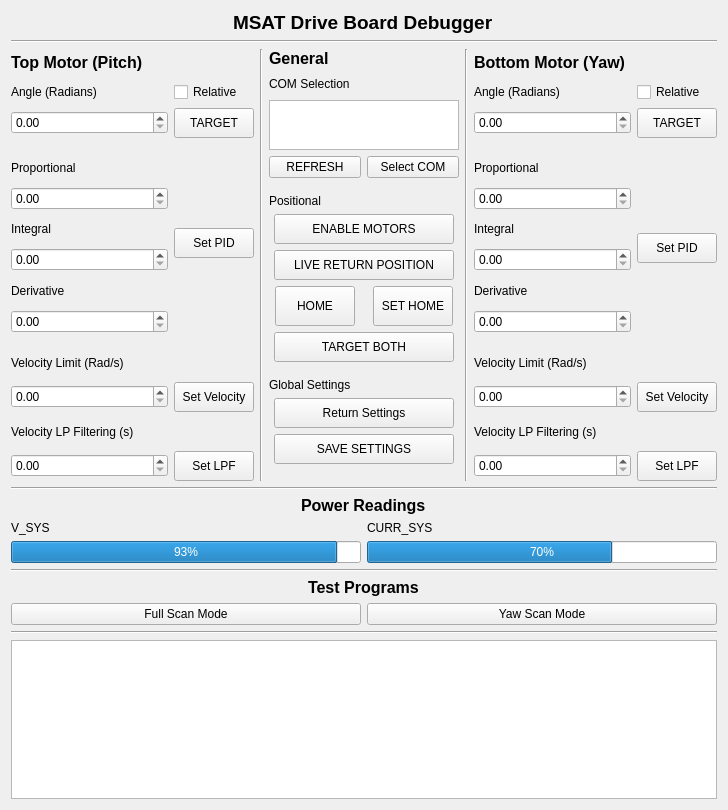
<?xml version="1.0" encoding="UTF-8"?>
<ui version="4.0">
 <class>MSAT</class>
 <widget class="QWidget" name="MSAT">
  <property name="geometry">
   <rect>
    <x>0</x>
    <y>0</y>
    <width>728</width>
    <height>810</height>
   </rect>
  </property>
  <property name="windowTitle">
   <string>Form</string>
  </property>
  <layout class="QGridLayout" name="gridLayout_2">
   <item row="13" column="0" colspan="2">
    <widget class="Line" name="line_3">
     <property name="orientation">
      <enum>Qt::Horizontal</enum>
     </property>
    </widget>
   </item>
   <item row="12" column="0" colspan="2">
    <layout class="QGridLayout" name="gridLayout_5">
     <item row="0" column="1">
      <widget class="QPushButton" name="testYawScan">
       <property name="text">
        <string>Yaw Scan Mode</string>
       </property>
      </widget>
     </item>
     <item row="0" column="0">
      <widget class="QPushButton" name="testScanMode">
       <property name="text">
        <string>Full Scan Mode</string>
       </property>
      </widget>
     </item>
    </layout>
   </item>
   <item row="11" column="0" colspan="2" alignment="Qt::AlignHCenter">
    <widget class="QLabel" name="label_20">
     <property name="font">
      <font>
       <pointsize>12</pointsize>
       <weight>75</weight>
       <bold>true</bold>
      </font>
     </property>
     <property name="text">
      <string>Test Programs</string>
     </property>
    </widget>
   </item>
   <item row="10" column="0" colspan="2">
    <widget class="Line" name="line_5">
     <property name="orientation">
      <enum>Qt::Horizontal</enum>
     </property>
    </widget>
   </item>
   <item row="5" column="0" colspan="2" alignment="Qt::AlignHCenter">
    <widget class="QLabel" name="label_21">
     <property name="font">
      <font>
       <pointsize>12</pointsize>
       <weight>75</weight>
       <bold>true</bold>
      </font>
     </property>
     <property name="text">
      <string>Power Readings</string>
     </property>
    </widget>
   </item>
   <item row="6" column="0">
    <widget class="QLabel" name="label_22">
     <property name="text">
      <string>V_SYS</string>
     </property>
    </widget>
   </item>
   <item row="14" column="0" colspan="2">
    <widget class="QTextBrowser" name="terminalOutput"/>
   </item>
   <item row="2" column="0" colspan="2">
    <widget class="Line" name="line_4">
     <property name="orientation">
      <enum>Qt::Horizontal</enum>
     </property>
    </widget>
   </item>
   <item row="3" column="0" colspan="2">
    <layout class="QGridLayout" name="gridLayout">
     <item row="0" column="0">
      <layout class="QGridLayout" name="gridLayout_3">
       <item row="11" column="0">
        <widget class="QLabel" name="label_14">
         <property name="text">
          <string>Velocity Limit (Rad/s)</string>
         </property>
        </widget>
       </item>
       <item row="5" column="0">
        <widget class="QDoubleSpinBox" name="pProportional">
         <property name="maximum">
          <double>1.000000000000000</double>
         </property>
         <property name="singleStep">
          <double>0.010000000000000</double>
         </property>
        </widget>
       </item>
       <item row="1" column="0">
        <widget class="QLabel" name="label_4">
         <property name="text">
          <string>Angle (Radians)</string>
         </property>
        </widget>
       </item>
       <item row="4" column="0">
        <widget class="QLabel" name="label">
         <property name="text">
          <string>Proportional</string>
         </property>
        </widget>
       </item>
       <item row="3" column="0" colspan="2">
        <spacer name="verticalSpacer">
         <property name="orientation">
          <enum>Qt::Vertical</enum>
         </property>
         <property name="sizeType">
          <enum>QSizePolicy::Fixed</enum>
         </property>
         <property name="sizeHint" stdset="0">
          <size>
           <width>20</width>
           <height>10</height>
          </size>
         </property>
        </spacer>
       </item>
       <item row="12" column="0">
        <widget class="QDoubleSpinBox" name="pVelocity">
         <property name="maximum">
          <double>25.000000000000000</double>
         </property>
        </widget>
       </item>
       <item row="13" column="0">
        <widget class="QLabel" name="label_18">
         <property name="text">
          <string>Velocity LP Filtering (s)</string>
         </property>
        </widget>
       </item>
       <item row="9" column="0">
        <widget class="QDoubleSpinBox" name="pDerivative">
         <property name="maximum">
          <double>1.000000000000000</double>
         </property>
         <property name="singleStep">
          <double>0.010000000000000</double>
         </property>
        </widget>
       </item>
       <item row="6" column="0">
        <widget class="QLabel" name="label_2">
         <property name="text">
          <string>Integral</string>
         </property>
        </widget>
       </item>
       <item row="7" column="0">
        <widget class="QDoubleSpinBox" name="pIntegral">
         <property name="maximum">
          <double>1.000000000000000</double>
         </property>
         <property name="singleStep">
          <double>0.010000000000000</double>
         </property>
        </widget>
       </item>
       <item row="1" column="1">
        <widget class="QCheckBox" name="pRelativeEnable">
         <property name="text">
          <string>Relative</string>
         </property>
        </widget>
       </item>
       <item row="2" column="1">
        <widget class="QPushButton" name="pAngleSet">
         <property name="minimumSize">
          <size>
           <width>80</width>
           <height>30</height>
          </size>
         </property>
         <property name="maximumSize">
          <size>
           <width>80</width>
           <height>30</height>
          </size>
         </property>
         <property name="text">
          <string>TARGET</string>
         </property>
        </widget>
       </item>
       <item row="10" column="0" colspan="2">
        <spacer name="verticalSpacer_3">
         <property name="orientation">
          <enum>Qt::Vertical</enum>
         </property>
         <property name="sizeType">
          <enum>QSizePolicy::Fixed</enum>
         </property>
         <property name="sizeHint" stdset="0">
          <size>
           <width>20</width>
           <height>10</height>
          </size>
         </property>
        </spacer>
       </item>
       <item row="12" column="1">
        <widget class="QPushButton" name="pSetVelocity">
         <property name="minimumSize">
          <size>
           <width>80</width>
           <height>30</height>
          </size>
         </property>
         <property name="maximumSize">
          <size>
           <width>80</width>
           <height>30</height>
          </size>
         </property>
         <property name="text">
          <string>Set Velocity</string>
         </property>
        </widget>
       </item>
       <item row="2" column="0">
        <widget class="QDoubleSpinBox" name="pAngle"/>
       </item>
       <item row="4" column="1" rowspan="6">
        <widget class="QPushButton" name="pSetPID">
         <property name="minimumSize">
          <size>
           <width>80</width>
           <height>30</height>
          </size>
         </property>
         <property name="maximumSize">
          <size>
           <width>80</width>
           <height>30</height>
          </size>
         </property>
         <property name="text">
          <string>Set PID</string>
         </property>
        </widget>
       </item>
       <item row="8" column="0">
        <widget class="QLabel" name="label_3">
         <property name="text">
          <string>Derivative</string>
         </property>
        </widget>
       </item>
       <item row="0" column="0" colspan="2">
        <widget class="QLabel" name="label_5">
         <property name="font">
          <font>
           <pointsize>12</pointsize>
           <weight>75</weight>
           <bold>true</bold>
          </font>
         </property>
         <property name="text">
          <string>Top Motor (Pitch)</string>
         </property>
        </widget>
       </item>
       <item row="14" column="0">
        <widget class="QDoubleSpinBox" name="pLPF">
         <property name="maximum">
          <double>10.000000000000000</double>
         </property>
         <property name="singleStep">
          <double>0.100000000000000</double>
         </property>
        </widget>
       </item>
       <item row="14" column="1">
        <widget class="QPushButton" name="pSetLPF">
         <property name="minimumSize">
          <size>
           <width>80</width>
           <height>30</height>
          </size>
         </property>
         <property name="maximumSize">
          <size>
           <width>80</width>
           <height>30</height>
          </size>
         </property>
         <property name="text">
          <string>Set LPF</string>
         </property>
        </widget>
       </item>
      </layout>
     </item>
     <item row="0" column="2">
      <layout class="QGridLayout" name="gridLayout_6">
       <item row="9" column="1" alignment="Qt::AlignHCenter">
        <widget class="QPushButton" name="setHome">
         <property name="minimumSize">
          <size>
           <width>80</width>
           <height>40</height>
          </size>
         </property>
         <property name="maximumSize">
          <size>
           <width>80</width>
           <height>40</height>
          </size>
         </property>
         <property name="text">
          <string>SET HOME</string>
         </property>
        </widget>
       </item>
       <item row="14" column="0" colspan="2" alignment="Qt::AlignHCenter">
        <widget class="QPushButton" name="getSettings">
         <property name="minimumSize">
          <size>
           <width>180</width>
           <height>30</height>
          </size>
         </property>
         <property name="maximumSize">
          <size>
           <width>180</width>
           <height>50</height>
          </size>
         </property>
         <property name="text">
          <string>Return Settings</string>
         </property>
        </widget>
       </item>
       <item row="0" column="0" alignment="Qt::AlignTop">
        <widget class="QLabel" name="label_11">
         <property name="font">
          <font>
           <pointsize>12</pointsize>
           <weight>75</weight>
           <bold>true</bold>
          </font>
         </property>
         <property name="text">
          <string>General</string>
         </property>
        </widget>
       </item>
       <item row="9" column="0" alignment="Qt::AlignHCenter">
        <widget class="QPushButton" name="homeMotors">
         <property name="minimumSize">
          <size>
           <width>80</width>
           <height>40</height>
          </size>
         </property>
         <property name="maximumSize">
          <size>
           <width>80</width>
           <height>40</height>
          </size>
         </property>
         <property name="font">
          <font>
           <italic>false</italic>
          </font>
         </property>
         <property name="text">
          <string>HOME</string>
         </property>
        </widget>
       </item>
       <item row="5" column="0" colspan="2">
        <spacer name="verticalSpacer_6">
         <property name="orientation">
          <enum>Qt::Vertical</enum>
         </property>
         <property name="sizeType">
          <enum>QSizePolicy::Fixed</enum>
         </property>
         <property name="sizeHint" stdset="0">
          <size>
           <width>20</width>
           <height>10</height>
          </size>
         </property>
        </spacer>
       </item>
       <item row="15" column="0" colspan="2" alignment="Qt::AlignHCenter">
        <widget class="QPushButton" name="saveSettings">
         <property name="minimumSize">
          <size>
           <width>180</width>
           <height>30</height>
          </size>
         </property>
         <property name="maximumSize">
          <size>
           <width>180</width>
           <height>30</height>
          </size>
         </property>
         <property name="text">
          <string>SAVE SETTINGS</string>
         </property>
        </widget>
       </item>
       <item row="2" column="0" rowspan="2" colspan="2" alignment="Qt::AlignHCenter">
        <widget class="QListView" name="comList">
         <property name="minimumSize">
          <size>
           <width>80</width>
           <height>50</height>
          </size>
         </property>
         <property name="maximumSize">
          <size>
           <width>200</width>
           <height>60</height>
          </size>
         </property>
        </widget>
       </item>
       <item row="1" column="0" colspan="2">
        <widget class="QLabel" name="label_12">
         <property name="minimumSize">
          <size>
           <width>0</width>
           <height>20</height>
          </size>
         </property>
         <property name="maximumSize">
          <size>
           <width>16777215</width>
           <height>20</height>
          </size>
         </property>
         <property name="text">
          <string>COM Selection</string>
         </property>
        </widget>
       </item>
       <item row="10" column="0" colspan="2" alignment="Qt::AlignHCenter">
        <widget class="QPushButton" name="bothAngleSet">
         <property name="minimumSize">
          <size>
           <width>180</width>
           <height>30</height>
          </size>
         </property>
         <property name="maximumSize">
          <size>
           <width>180</width>
           <height>30</height>
          </size>
         </property>
         <property name="text">
          <string>TARGET BOTH</string>
         </property>
        </widget>
       </item>
       <item row="7" column="0" colspan="2" alignment="Qt::AlignHCenter">
        <widget class="QPushButton" name="motorEN">
         <property name="minimumSize">
          <size>
           <width>180</width>
           <height>30</height>
          </size>
         </property>
         <property name="maximumSize">
          <size>
           <width>180</width>
           <height>30</height>
          </size>
         </property>
         <property name="text">
          <string>ENABLE MOTORS</string>
         </property>
         <property name="checkable">
          <bool>true</bool>
         </property>
        </widget>
       </item>
       <item row="6" column="0" colspan="2">
        <widget class="QLabel" name="label_16">
         <property name="text">
          <string>Positional</string>
         </property>
        </widget>
       </item>
       <item row="13" column="0" colspan="2">
        <widget class="QLabel" name="label_17">
         <property name="text">
          <string>Global Settings</string>
         </property>
        </widget>
       </item>
       <item row="4" column="1">
        <widget class="QPushButton" name="selectCOM">
         <property name="maximumSize">
          <size>
           <width>92</width>
           <height>40</height>
          </size>
         </property>
         <property name="text">
          <string>Select COM</string>
         </property>
        </widget>
       </item>
       <item row="4" column="0">
        <widget class="QPushButton" name="refreshCOM">
         <property name="maximumSize">
          <size>
           <width>92</width>
           <height>30</height>
          </size>
         </property>
         <property name="text">
          <string>REFRESH</string>
         </property>
        </widget>
       </item>
       <item row="12" column="0" colspan="2">
        <spacer name="verticalSpacer_7">
         <property name="orientation">
          <enum>Qt::Vertical</enum>
         </property>
         <property name="sizeType">
          <enum>QSizePolicy::Fixed</enum>
         </property>
         <property name="sizeHint" stdset="0">
          <size>
           <width>20</width>
           <height>10</height>
          </size>
         </property>
        </spacer>
       </item>
       <item row="16" column="0" colspan="2">
        <spacer name="verticalSpacer_5">
         <property name="orientation">
          <enum>Qt::Vertical</enum>
         </property>
         <property name="sizeHint" stdset="0">
          <size>
           <width>20</width>
           <height>40</height>
          </size>
         </property>
        </spacer>
       </item>
       <item row="8" column="0" colspan="2" alignment="Qt::AlignHCenter">
        <widget class="QPushButton" name="livePosTelem">
         <property name="minimumSize">
          <size>
           <width>180</width>
           <height>30</height>
          </size>
         </property>
         <property name="maximumSize">
          <size>
           <width>180</width>
           <height>30</height>
          </size>
         </property>
         <property name="text">
          <string>LIVE RETURN POSITION</string>
         </property>
         <property name="checkable">
          <bool>true</bool>
         </property>
        </widget>
       </item>
      </layout>
     </item>
     <item row="0" column="3">
      <widget class="Line" name="line_2">
       <property name="orientation">
        <enum>Qt::Vertical</enum>
       </property>
      </widget>
     </item>
     <item row="0" column="4">
      <layout class="QGridLayout" name="gridLayout_4">
       <item row="13" column="1">
        <widget class="QPushButton" name="ySetVelocity">
         <property name="minimumSize">
          <size>
           <width>80</width>
           <height>30</height>
          </size>
         </property>
         <property name="maximumSize">
          <size>
           <width>80</width>
           <height>30</height>
          </size>
         </property>
         <property name="text">
          <string>Set Velocity</string>
         </property>
        </widget>
       </item>
       <item row="5" column="1" rowspan="6">
        <widget class="QPushButton" name="ySetPID">
         <property name="minimumSize">
          <size>
           <width>80</width>
           <height>30</height>
          </size>
         </property>
         <property name="maximumSize">
          <size>
           <width>70</width>
           <height>20</height>
          </size>
         </property>
         <property name="text">
          <string>Set PID</string>
         </property>
        </widget>
       </item>
       <item row="12" column="0">
        <widget class="QLabel" name="label_15">
         <property name="text">
          <string>Velocity Limit (Rad/s)</string>
         </property>
        </widget>
       </item>
       <item row="8" column="0">
        <widget class="QDoubleSpinBox" name="yIntegral">
         <property name="maximum">
          <double>1.000000000000000</double>
         </property>
         <property name="singleStep">
          <double>0.010000000000000</double>
         </property>
        </widget>
       </item>
       <item row="5" column="0">
        <widget class="QLabel" name="label_8">
         <property name="text">
          <string>Proportional</string>
         </property>
        </widget>
       </item>
       <item row="10" column="0">
        <widget class="QDoubleSpinBox" name="yDerivative">
         <property name="maximum">
          <double>1.000000000000000</double>
         </property>
         <property name="singleStep">
          <double>0.010000000000000</double>
         </property>
        </widget>
       </item>
       <item row="9" column="0">
        <widget class="QLabel" name="label_10">
         <property name="text">
          <string>Derivative</string>
         </property>
        </widget>
       </item>
       <item row="2" column="0">
        <widget class="QLabel" name="label_7">
         <property name="text">
          <string>Angle (Radians)</string>
         </property>
        </widget>
       </item>
       <item row="1" column="0" colspan="2">
        <widget class="QLabel" name="label_6">
         <property name="font">
          <font>
           <pointsize>12</pointsize>
           <weight>75</weight>
           <bold>true</bold>
          </font>
         </property>
         <property name="text">
          <string>Bottom Motor (Yaw)</string>
         </property>
        </widget>
       </item>
       <item row="7" column="0">
        <widget class="QLabel" name="label_9">
         <property name="text">
          <string>Integral</string>
         </property>
        </widget>
       </item>
       <item row="6" column="0">
        <widget class="QDoubleSpinBox" name="yProportional">
         <property name="maximum">
          <double>1.000000000000000</double>
         </property>
         <property name="singleStep">
          <double>0.010000000000000</double>
         </property>
        </widget>
       </item>
       <item row="3" column="0">
        <widget class="QDoubleSpinBox" name="yAngle"/>
       </item>
       <item row="4" column="0" colspan="2">
        <spacer name="verticalSpacer_2">
         <property name="orientation">
          <enum>Qt::Vertical</enum>
         </property>
         <property name="sizeType">
          <enum>QSizePolicy::Fixed</enum>
         </property>
         <property name="sizeHint" stdset="0">
          <size>
           <width>20</width>
           <height>10</height>
          </size>
         </property>
        </spacer>
       </item>
       <item row="13" column="0">
        <widget class="QDoubleSpinBox" name="yVelocity">
         <property name="maximum">
          <double>25.000000000000000</double>
         </property>
        </widget>
       </item>
       <item row="11" column="0" colspan="2">
        <spacer name="verticalSpacer_4">
         <property name="orientation">
          <enum>Qt::Vertical</enum>
         </property>
         <property name="sizeType">
          <enum>QSizePolicy::Fixed</enum>
         </property>
         <property name="sizeHint" stdset="0">
          <size>
           <width>20</width>
           <height>10</height>
          </size>
         </property>
        </spacer>
       </item>
       <item row="2" column="1">
        <widget class="QCheckBox" name="yRelativeEnable">
         <property name="text">
          <string>Relative</string>
         </property>
        </widget>
       </item>
       <item row="3" column="1">
        <widget class="QPushButton" name="yAngleSet">
         <property name="minimumSize">
          <size>
           <width>80</width>
           <height>30</height>
          </size>
         </property>
         <property name="maximumSize">
          <size>
           <width>80</width>
           <height>30</height>
          </size>
         </property>
         <property name="text">
          <string>TARGET</string>
         </property>
        </widget>
       </item>
       <item row="14" column="0">
        <widget class="QLabel" name="label_19">
         <property name="text">
          <string>Velocity LP Filtering (s)</string>
         </property>
        </widget>
       </item>
       <item row="15" column="0">
        <widget class="QDoubleSpinBox" name="yLPF">
         <property name="maximum">
          <double>10.000000000000000</double>
         </property>
         <property name="singleStep">
          <double>0.100000000000000</double>
         </property>
        </widget>
       </item>
       <item row="15" column="1">
        <widget class="QPushButton" name="ySetLPF">
         <property name="minimumSize">
          <size>
           <width>80</width>
           <height>30</height>
          </size>
         </property>
         <property name="maximumSize">
          <size>
           <width>80</width>
           <height>30</height>
          </size>
         </property>
         <property name="text">
          <string>Set LPF</string>
         </property>
        </widget>
       </item>
      </layout>
     </item>
     <item row="0" column="1">
      <widget class="Line" name="line">
       <property name="orientation">
        <enum>Qt::Vertical</enum>
       </property>
      </widget>
     </item>
    </layout>
   </item>
   <item row="1" column="0" colspan="2" alignment="Qt::AlignHCenter">
    <widget class="QLabel" name="label_13">
     <property name="font">
      <font>
       <pointsize>14</pointsize>
       <weight>75</weight>
       <bold>true</bold>
      </font>
     </property>
     <property name="text">
      <string>MSAT Drive Board Debugger</string>
     </property>
    </widget>
   </item>
   <item row="7" column="0">
    <widget class="QProgressBar" name="BAR_VOLT_SYS">
     <property name="maximum">
      <number>15</number>
     </property>
     <property name="value">
      <number>14</number>
     </property>
    </widget>
   </item>
   <item row="6" column="1">
    <widget class="QLabel" name="label_23">
     <property name="text">
      <string>CURR_SYS</string>
     </property>
    </widget>
   </item>
   <item row="7" column="1">
    <widget class="QProgressBar" name="BAR_CURR_SYS">
     <property name="maximum">
      <number>10</number>
     </property>
     <property name="value">
      <number>7</number>
     </property>
    </widget>
   </item>
   <item row="4" column="0" colspan="2">
    <widget class="Line" name="line_6">
     <property name="orientation">
      <enum>Qt::Horizontal</enum>
     </property>
    </widget>
   </item>
  </layout>
 </widget>
 <resources/>
 <connections/>
</ui>
